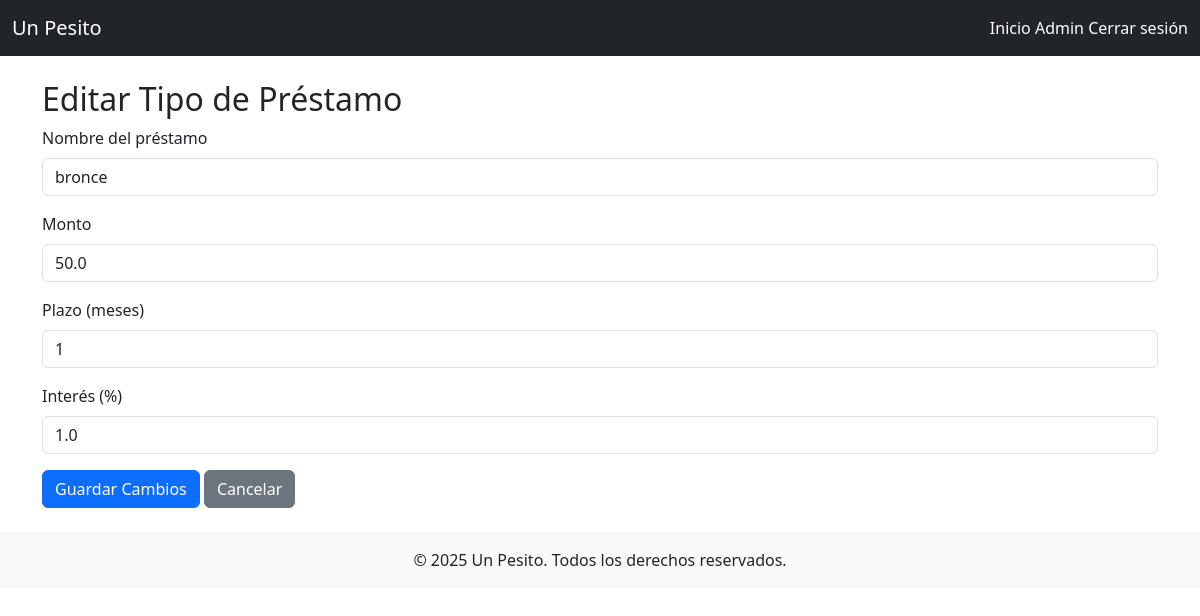
/admin/loan/edit/1 (signed in), run on the app's committed database.
### app/models/loan_type.py (models this page shows)
class LoanType(db.Model):
    __tablename__ = 'loan_type'
    id = db.Column(db.Integer, primary_key=True)
    nombre = db.Column(db.String(100), nullable=False)
    monto_maximo = db.Column(db.Float, nullable=False)
    plazo_dias = db.Column(db.Integer, nullable=False)
    interes = db.Column(db.Float, nullable=False)
    duracion_dias = db.Column(db.Integer, nullable=False)  # <- aquí debe estar
    loans = db.relationship('Loan', backref='loan_type', lazy=True)

### app/controllers/admin_controller.py (the view, shortened to what this page needs)
@admin_bp.route('/loan/edit/<int:loan_id>', methods=['GET', 'POST'])
@login_required
@admin_required
def loan_edit(loan_id):
    tipo = LoanType.query.get_or_404(loan_id)
    return render_template('admin/loan_edit.html', tipo=tipo)

### app/controllers/admin_controller.py (called while the page is built)
def admin_required(f):
    from functools import wraps
    @wraps(f)
    def decorated_function(*args, **kwargs):
        if current_user.role != 'admin':
            flash("Acceso denegado: solo administradores.", 'danger')
            return redirect(url_for('user.dashboard'))
        return f(*args, **kwargs)
    return decorated_function

### app/controllers/auth_controller.py (called while the page is built)
@login_manager.user_loader
def load_user(user_id):
    return User.query.get(int(user_id))

### app/templates/admin/loan_edit.html (shortened to what this page needs)
{% extends 'shared/base.html' %}
{% block content %}
<h2>Editar Tipo de Préstamo</h2>
<form method="POST">
    <div class="mb-3">
        <label for="nombre" class="form-label">Nombre del préstamo</label>
        <input type="text" class="form-control" id="nombre" name="nombre" value="{{ tipo.nombre }}" required>
    </div>
    <div class="mb-3">
        <label for="monto" class="form-label">Monto</label>
        <input type="number" step="0.01" class="form-control" id="monto" name="monto" value="{{ tipo.monto_maximo }}" required>
    </div>
    <div class="mb-3">
        <label for="plazo_meses" class="form-label">Plazo (meses)</label>
        <input type="number" class="form-control" id="plazo_meses" name="plazo_meses" value="{{ tipo.plazo_dias // 30 }}" required>
    </div>
    <div class="mb-3">
        <label for="interes" class="form-label">Interés (%)</label>
        <input type="number" step="0.01" class="form-control" id="interes" name="interes" value="{{ tipo.interes }}" required>
    </div>
    <button type="submit" class="btn btn-primary">Guardar Cambios</button>
    <a href="{{ url_for('admin.loan_create') }}" class="btn btn-secondary">Cancelar</a>
</form>
{% endblock %}

### data on the page
LoanType: nombre "bronce", monto "50.0", plazo_meses "1", interes "1.0"
